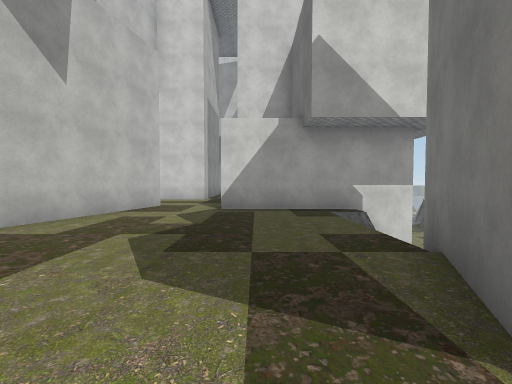
view 1 (above)

24 first-person views from a walk through a scene from a Unity 3-D project. The camera is 1.5 m above the floor, tilts 2° down and sees 90° across. The floor is counted in squares, 2 m on a side. Each view is taken from the middle of a square. On the plan, view 1 faces up. The plan holds only what a view shows up to about 9 squares ahead; the rest is blank. The place goes on beyond the plan. The player character is not drawn. Some animated figures are not drawn. Some surface patterns are stand-ins.

view 2
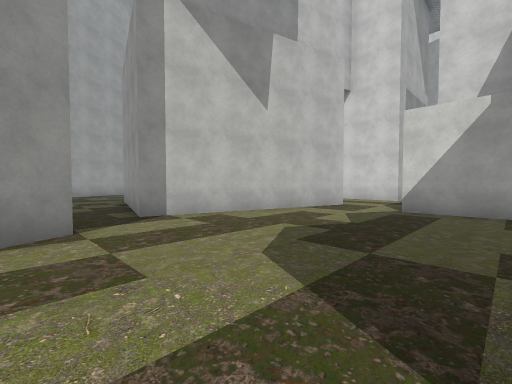

view 3
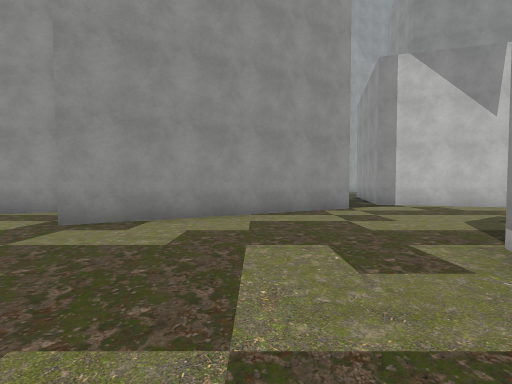

view 4
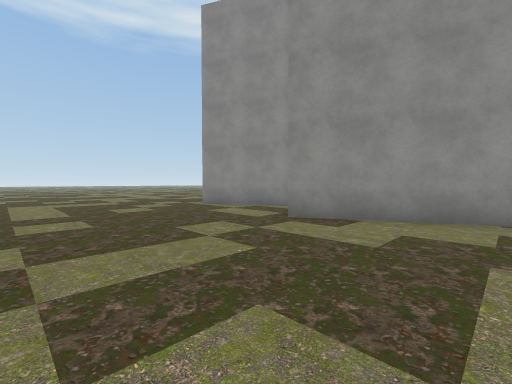

view 5
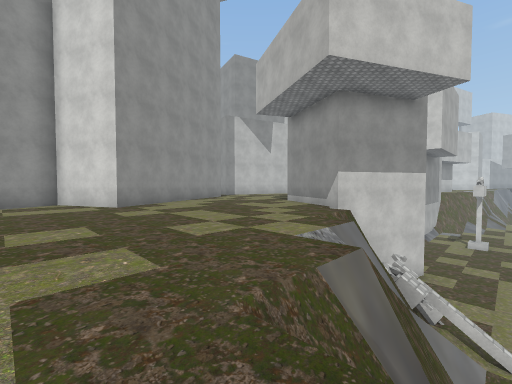

view 6
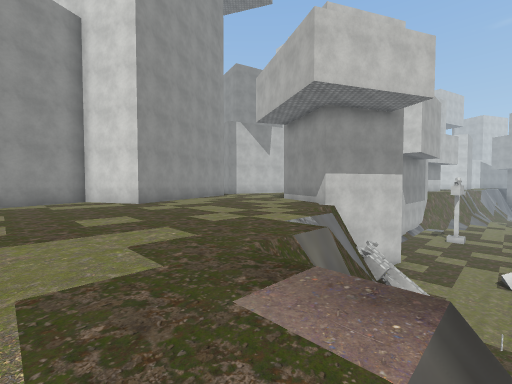

view 7
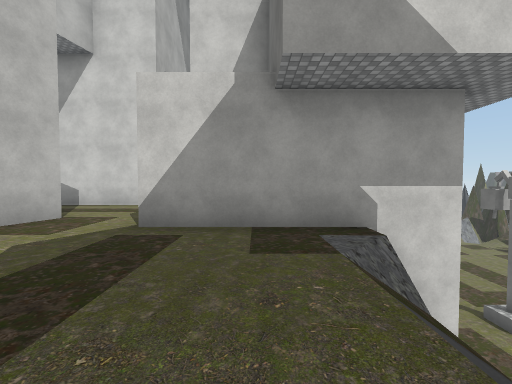

view 8
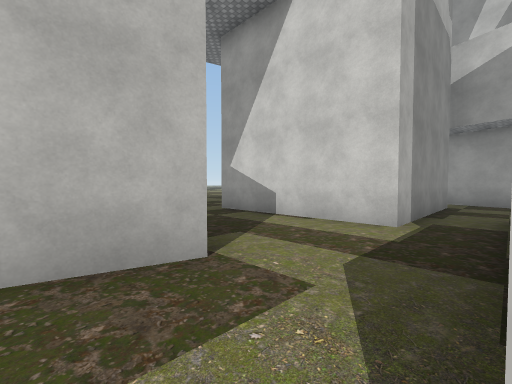

view 9
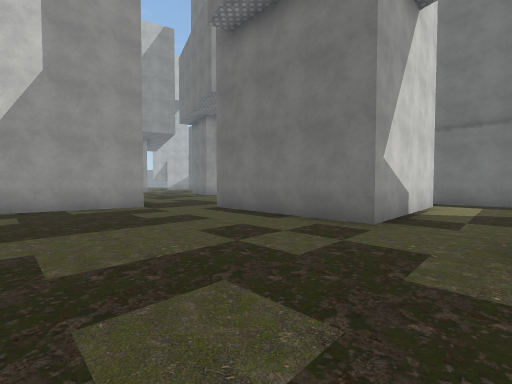

view 10
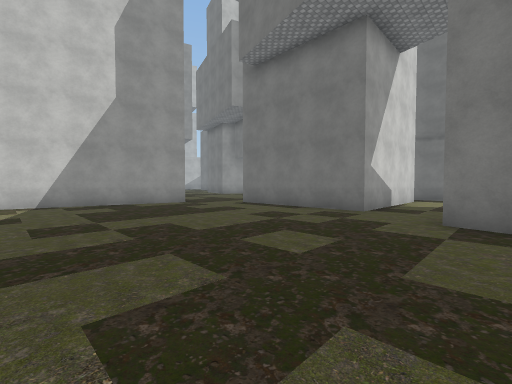

view 11
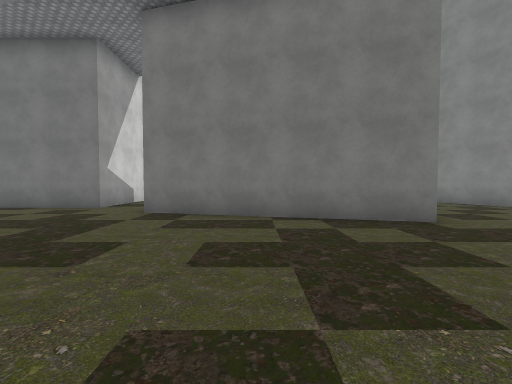

view 12
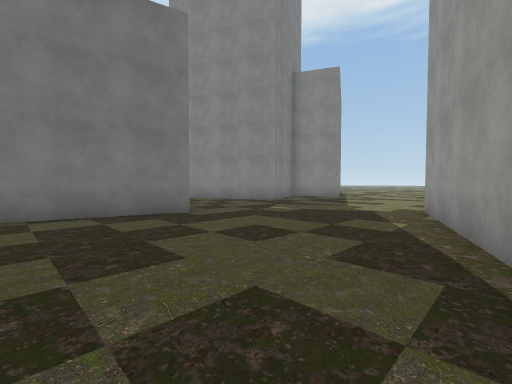

view 13
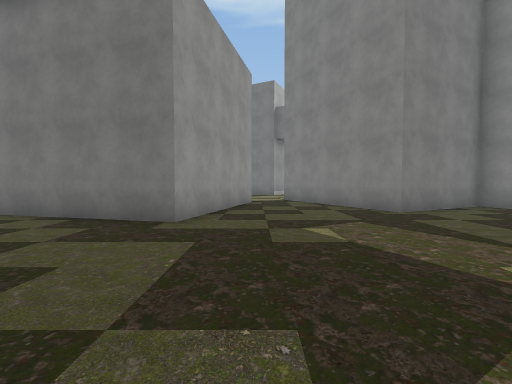

view 14
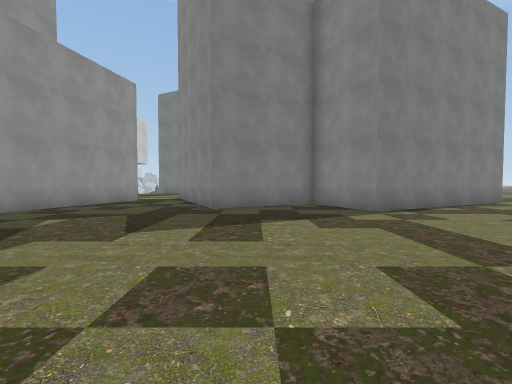

view 15
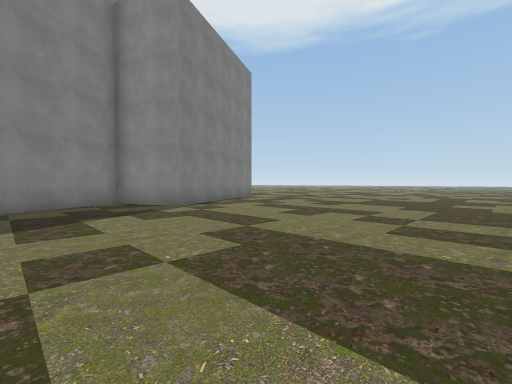

view 16
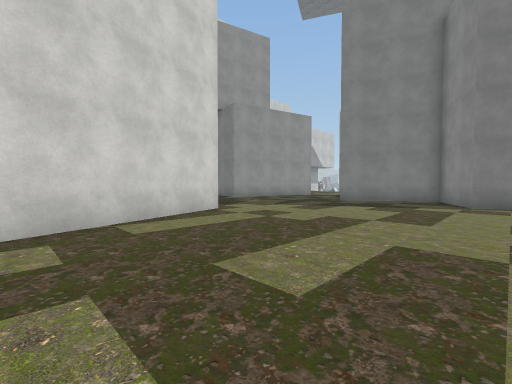

view 17
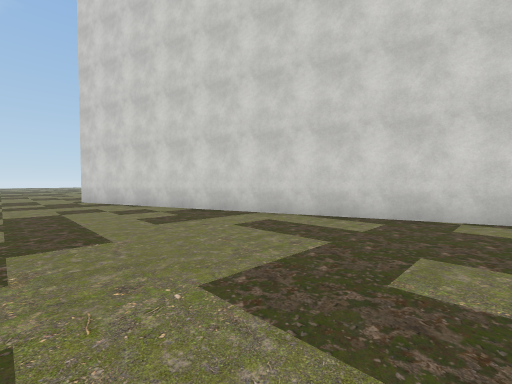

view 18
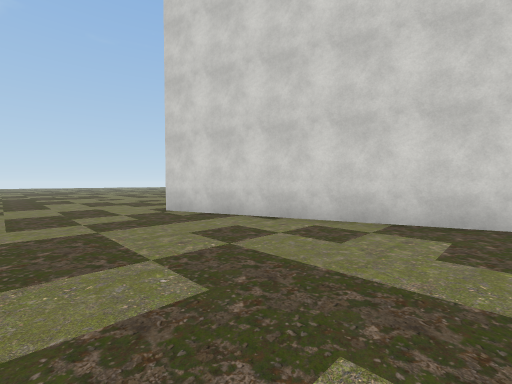

view 19
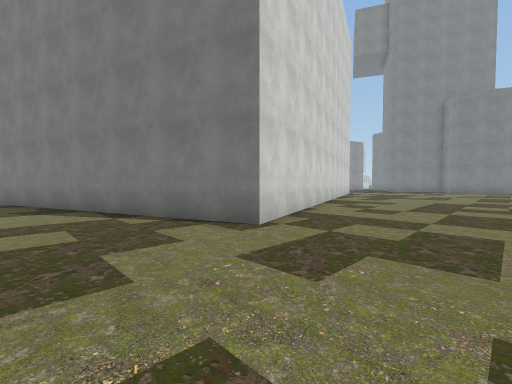

view 20
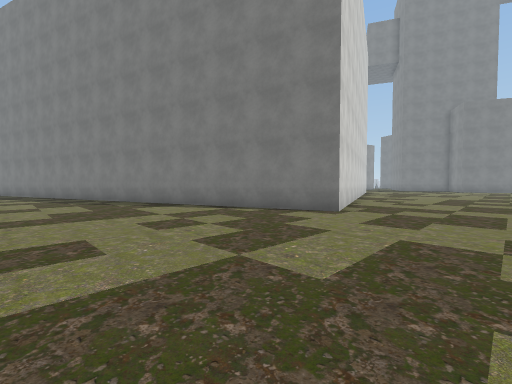

view 21
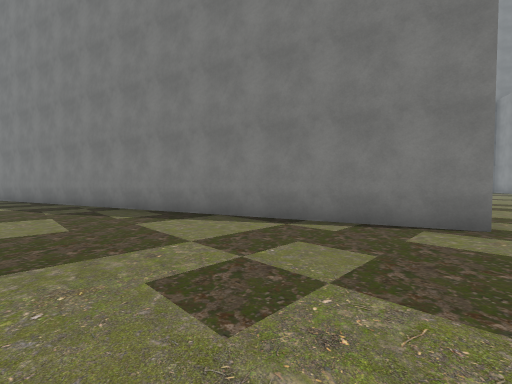

view 22
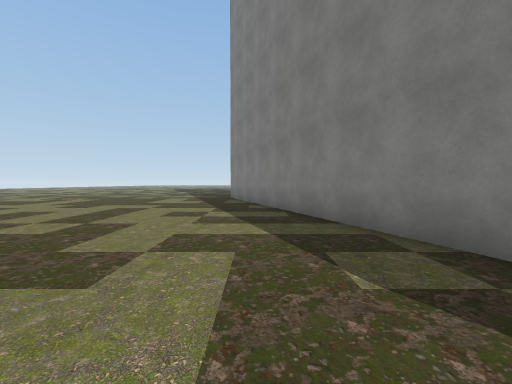

view 23
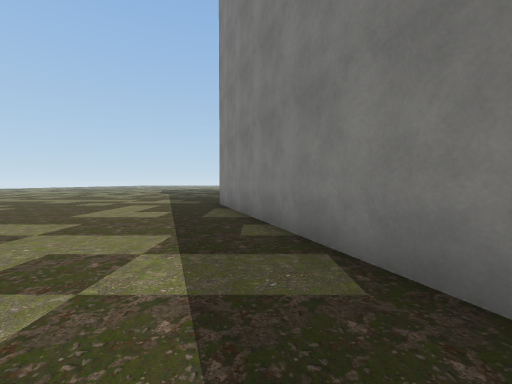

view 24
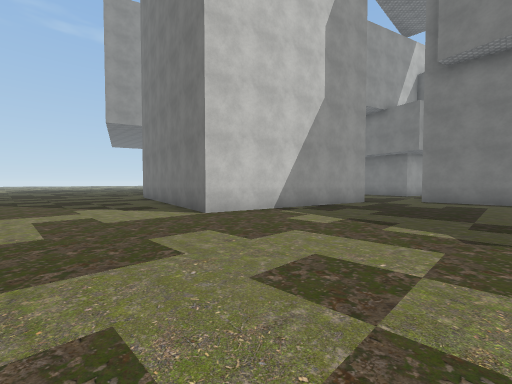

### Floor plan
Key: @ floor where view 1 was taken; # wall or solid block; . main floor; - floor 0.25 m lower than the main floor; _ floor 5 m lower than the main floor; / step, stairs or slope; = window, fence, low wall or low ledge; v drop or lower ground; B block.
Columns run from 35 left of view 1 to 9 right of it. Each row starts with its distance up from view 1.
 25                 ..
 24                 ...
 23                 ....
 22                 ....#
 21                 ....#
 20                 ....##
 19                 .....######
 18                 ............     ##
 17                 .............    ..
 16                 ............#   #..
 15                 ............#   #..
 14                 ............#   #.
 13 #                    .......#   #.
 12 ##                   .......#####.#        __
 11 .#                   .............#       ___
 10 .#                   .............#       __
  9 .##                  ......#   ...#       B
  8 ..#                  .....##   #..#####   B
  7 ..#                .......#    #......##
  6 ..##               .......#    #...../v
  5 ...#               ......##   ##...../v
  4 ...#               #.....##   #....../#   __
  3 ...##              #......#####......##  #___
  2 ....#              #.................#  ##__=
  1 ....#              ##................## # ___
  0 ....##              #......... ##..@..####=__
 -1 .....#           ####.......##  #......-v#B _
 -2 .....##        ###.........##   ##....../BB=_
 -3 ......#     ####...........##    #....../v#=_
 -4 ......#  ####...............#    ##....../#
 -5 ......####..................#    ##....../#
 -6 ..........................###   ###.......v
 -7 ..........................##    #..........v/
 -8 ...........................#    ##........../
 -9 ................  ...... ..#     #........../

Positions as (right, up) in squares from view 1, and headings:
1: (0, 0), facing up
2: (1, 0), facing up-left
3: (4, -2), facing left
4: (4, -2), facing down-left
5: (8, -8), facing up-left
6: (9, -9), facing up-left
7: (1, 3), facing up
8: (-1, 7), facing up-left
9: (-12, 10), facing up-right
10: (-14, 9), facing up-right
11: (-15, 7), facing right
12: (-16, 7), facing down-right
13: (-15, 2), facing right
14: (-16, -3), facing right
15: (-17, -2), facing down-right
16: (-19, -7), facing up-right
17: (-17, -8), facing up-left
18: (-22, -9), facing up-left
19: (-32, -9), facing up-right
20: (-35, -9), facing up-right
21: (-34, -6), facing up-right
22: (-34, 0), facing up
23: (-34, 4), facing up
24: (-19, 14), facing up-right
